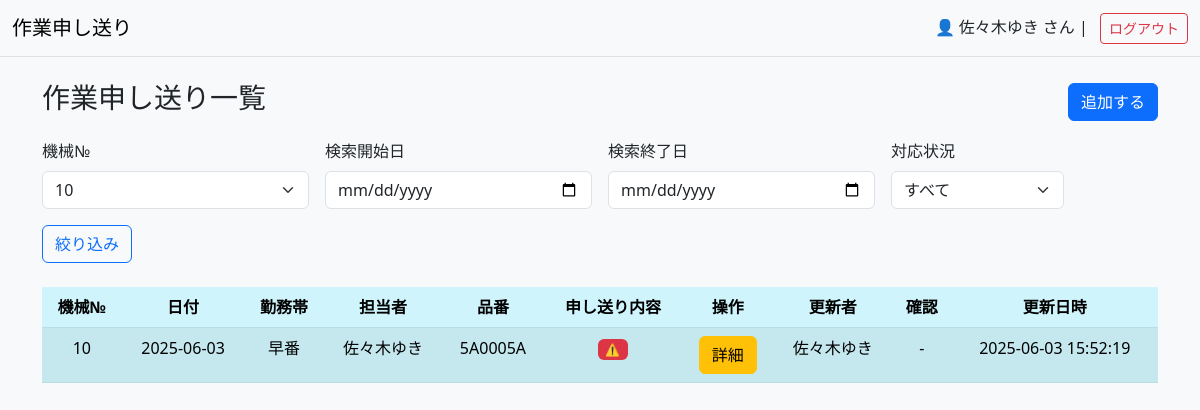
Page /?machine_no=10 (signed in) on the committed database.
### tables this page shows
CREATE TABLE work_notes (
        id INTEGER PRIMARY KEY AUTOINCREMENT,
        machine_no TEXT NOT NULL,           -- 機械番号
        date DATE NOT NULL,                 -- 日付
        shift TEXT NOT NULL,                -- 勤務帯（例：早番、遅番など）
        operator TEXT NOT NULL,             -- 担当者
        product_no TEXT NOT NULL,           -- 品番
        note TEXT NOT NULL,                 -- 申し送り内容
        created_at TIMESTAMP DEFAULT CURRENT_TIMESTAMP,
        updated_at TIMESTAMP DEFAULT CURRENT_TIMESTAMP
    , additional_note TEXT, updated_by TEXT, updater TEXT, resolved BOOLEAN DEFAULT 0, status TEXT DEFAULT 'no_issue', resolved_by TEXT);

### app.py (the view)
@app.route("/", methods=["GET", "POST"])
def index():
    if "user_id" not in session:
        return redirect(url_for("login"))
    if request.method == "POST":
        machine_no = request.form["machine_no"]
        date = request.form["date"]
        shift = request.form["shift"]
        operator = session.get("name")  # ログイン中のユーザー名を担当者として記録
        product_no = request.form["product_no"]
        note = request.form["note"]
        updater = session.get("name")
        database3.add_work_note(machine_no, date, shift, operator, product_no, note, updater)
        return redirect(url_for("index"))
    else:
        machine_no = request.args.get("machine_no")
        start_date = request.args.get("start_date")
        end_date = request.args.get("end_date")
        resolved_str = request.args.get("resolved")
        resolved = int(resolved_str) if resolved_str in ["0", "1"] else None
        work_notes = database3.get_filtered_work_notes(machine_no, start_date, end_date, resolved)
        machine_nos = database3.get_machine_nos()  # ← 機械№一覧
        return render_template("index.html", work_notes=work_notes, machine_nos=machine_nos)

### database3.py (called while the page is built)
def get_connection_db():
    conn = sqlite3.connect("todo.db")
    conn.row_factory = sqlite3.Row
    print("ok")
    return conn

def get_machine_nos():
    conn = get_connection_db()
    c = conn.cursor()
    c.execute("SELECT DISTINCT machine_no FROM work_notes ORDER BY machine_no")
    return [row["machine_no"] for row in c.fetchall()]

### templates/index.html (shortened to what this page needs)
{% extends "base.html" %}
{% block content %}
<div class="d-flex justify-content-between align-items-center mb-3">
            <h3>作業申し送り一覧</h3>
            <button class="btn btn-primary" data-bs-toggle="collapse" data-bs-target="#addform">追加する</button>
</div>
<form method="get" class="row g-3 mb-4">
    <div class="col-md-3">
        <label for="machine_no" class="form-label">機械№</label>
        <select name="machine_no" class="form-select">
            {% for i in range(1, 21) %}
            <option value="{{ i }}" {% if request.args.get('machine_no')==(i | string) %}selected{% endif %}>{{ i }}</option>
            {% endfor %}
        </select>
    </div>
    <div class="col-md-3">
        <label for="start_date" class="form-label">検索開始日</label>
        <input type="date" name="start_date" class="form-control" value="{{ request.args.get('start_date', '') }}">
    </div>
    <div class="col-md-3">
        <label for="end_date" class="form-label">検索終了日</label>
        <input type="date" name="end_date" class="form-control" value="{{ request.args.get('end_date', '') }}">
    </div>
    <div class="col-md-2">
        <label for="resolved" class="form-label">対応状況</label>
        <select name="resolved" class="form-select">
            <option value="">すべて</option>
        </select>
    </div>
    <div class="col-md-2">
        <button type="submit" class="btn btn-outline-primary">絞り込み</button>
    </div>
</form>
<table class="table table-striped table-hover text-center table-info">
    <thead>
        <tr>
            <th>機械№</th>
            <th>日付</th>
            <th>勤務帯</th>
            <th>担当者</th>
            <th>品番</th>
            <th>申し送り内容</th>
            <th>操作</th>
            <th>更新者</th>
            <th>確認</th>
            <th>更新日時</th>
        </tr>
    </thead>
    <tbody>
         {% for note in work_notes %}
                <tr>
                    <td>{{ note['machine_no'] }}</td>
                    <td>{{ note['date'] }}</td>
                    <td>{{ note['shift'] }}</td>
                    <td>{{ note['operator'] }}</td>
                    <td>{{ note['product_no'] }}</td>
                    {% set lines = note['note'].split('\n') %}
                    {% set last_note = lines[-1] %}
                    <td style="max-width: 200px; word-break: break-word; white-space: normal;">
                        {% if '問題なし' in last_note %}
                        <span class="badge bg-success">✅ 問題なし</span>
                        {% else %}
                        <span class="badge bg-danger">⚠️ {{ last_note }}</span>
                        {% endif %}
                    </td>
                    <td>
                        <a href="{{ url_for('show', id=note['id']) }}" class="btn btn-warning">詳細</a>
                    </td>
                    <td>{{ note.updater or '-' }}</td>
                    <td>
                        {% if note['resolved'] == 1 %}
                            ✅ 対応済
                        {% elif note['status'] == 'no_issue' %}
                            ✅ 問題なし
                        {% elif note['status'] == 'has_issue' %}
                            ⚠️ 要対応
                        {% else %}
                            -
                        {% endif %}
                    </td>
                    <td>{{ note.updated_at or '-' }}</td>
                </tr>
            {% endfor %}
            </tbody>
        </table>
    </div>
{% endblock %}

### rows in the picture
work_notes: machine_no "10", date "2025-06-03", shift "早番", operator "佐々木ゆき", product_no "5A0005A", updater "佐々木ゆき", updated_at "2025-06-03 15:52:19"

### other values in the picture
{{ session.name }} "佐々木ゆき"
form field machine_no "10"
